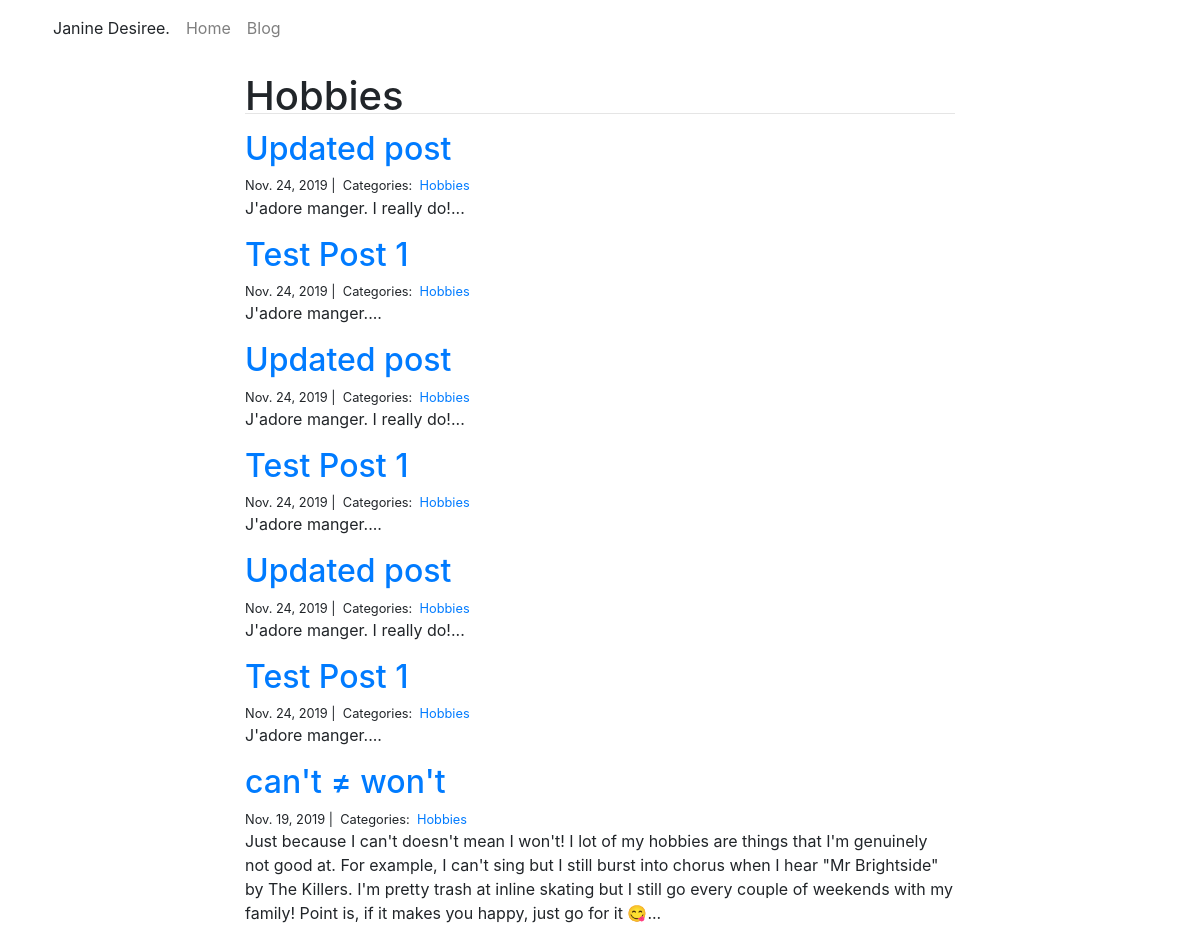
The app's page /blog/Hobbies/ with its own data.
### blog/models.py (models this page shows, shortened)
class Category(models.Model):
    name = models.CharField(max_length=20)

class Post(models.Model):
    title = models.CharField(max_length=255)
    body = models.TextField()
    created_on = models.DateTimeField(auto_now_add=True)
    last_modified = models.DateTimeField(auto_now=True)
    categories = models.ManyToManyField('Category', related_name='posts')

### blog/views.py (the view)
# urls.py: path("<category>/", views.blog_category, name="blog_category"),
def blog_category(request, category):
    posts = Post.objects.filter(
        categories__name__contains=category
    ).order_by(
        '-created_on'
    )
    context = {
        "category": category,
        "posts": posts
    }
    return render(request, "blog_category.html", context)

### blog/templates/blog_category.html
{% extends "base.html" %}
{% block page_content %}
<div class="col-md-8 offset-md-2">
    <h1>{{ category | title }}</h1>
    <hr>
    {% for post in posts %}
        <h2><a href="{% url 'blog_detail' post.pk%}">{{ post.title }}</a></h2>
        <small>
            {{ post.created_on.date }} |&nbsp;
            Categories:&nbsp;
            {% for category in post.categories.all %}
            <a href="{% url 'blog_category' category.name %}">
                {{ category.name }}
            </a>&nbsp;
            {% endfor %}
        </small>
        <p>{{ post.body | slice:":400" }}...</p>
    {% endfor %}
</div>
{% endblock %}

### projects/static/css/style.css (style rules this page uses)
hr { margin-top: -15px !important; }

### records on screen
Category: name "Hobbies"
Post: title "Updated post", created_on "Nov. 24, 2019", body "J'adore manger. I really do!"
Post: title "Test Post 1", created_on "Nov. 24, 2019", body "J'adore manger."
Post: title "Updated post", created_on "Nov. 24, 2019", body "J'adore manger. I really do!"
Post: title "Test Post 1", created_on "Nov. 24, 2019", body "J'adore manger."
Post: title "Updated post", created_on "Nov. 24, 2019", body "J'adore manger. I really do!"
Post: title "Test Post 1", created_on "Nov. 24, 2019", body "J'adore manger."
Post: title "can't ≠ won't", created_on "Nov. 19, 2019", body "Just because I can't doesn't mean I won't! I lot of my hobbies are things that I'm genuinely not good at. For example, I can't sing but I still burst into chorus when I hear \"Mr Brightside\" by The Killers. I'm pretty trash at inline skating but I still go every couple of weekends with my family! Point is, if it makes you happy, just go for it 😋"
